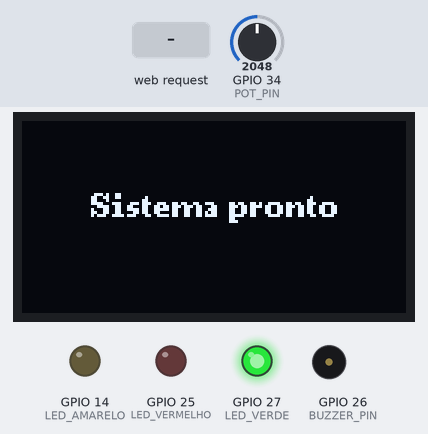
Simulated run of this sketch. Board: ESP32. Parts: 128×64 one-colour display, output pins drawn as LEDs (lit = HIGH), buzzer (waves = sounding). Inputs (shaded band) come from the test bench; at power-on: GPIO 34 (POT_PIN) = 2048. What the sketch prints to the serial monitor is not drawn.

Above: at 3.2 s.
3.3 s: GPIO 34 (POT_PIN) set to 2774
4.8 s: GPIO 34 (POT_PIN) set to 2844
At 5.2 s:
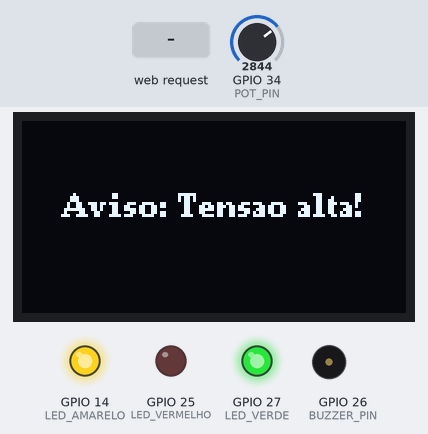
6.3 s: GPIO 34 (POT_PIN) set to 3954
7.8 s: GPIO 34 (POT_PIN) set to 4075
At 8.02 s:
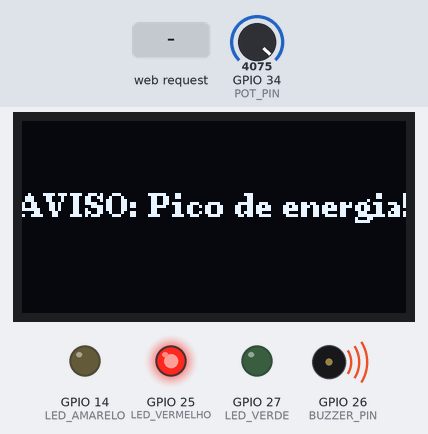
9.7 s: HTTP request GET /toggle received
At 11.0 s:
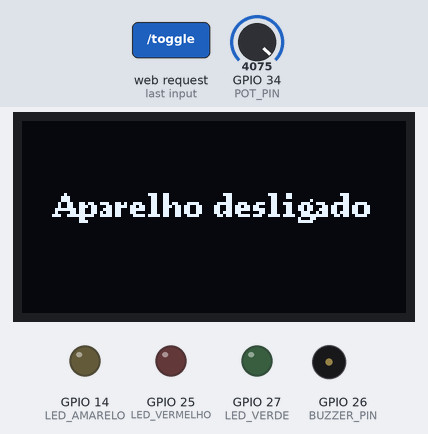
Timing chart, 0 to 12.2 s (numbered marks = the images above; inputs shaded):
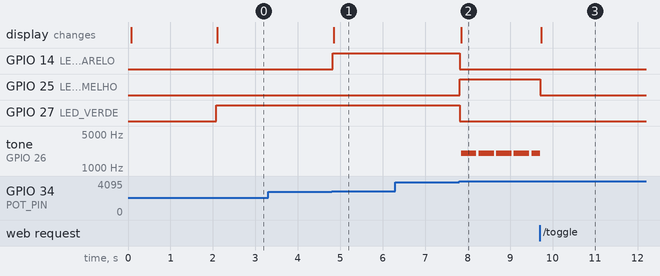

Measured:
- the behaviour switches between 2806 and 2807 on GPIO 34 (POT_PIN) (found by bisection; images 0 and 1)
- the behaviour switches between 4006 and 4007 on GPIO 34 (POT_PIN) (found by bisection; images 1 and 2)
- after the input at 3.3 s, every drawn part: stays the same
- after the input at 4.8 s, GPIO 14 (LED_AMARELO): LOW → HIGH at once; the display: changes after 0.05 s (image 1)
- after the input at 6.3 s, every drawn part: stays the same
- after the input at 7.8 s, GPIO 14 (LED_AMARELO), GPIO 27 (LED_VERDE): HIGH → LOW at once; GPIO 25 (LED_VERMELHO): LOW → HIGH at once; tone on GPIO 26 (BUZZER_PIN): alternates 2000 Hz for 0.36 s and silent for 0.05 s, starting at once; the display: changes at once (image 2)
- after the input at 9.7 s, GPIO 25 (LED_VERMELHO): HIGH → LOW at once; the display: changes at once (image 3)

The sketch:

pico_energia_prototipo.ino
```cpp
#include <WiFi.h>
#include <WebServer.h>
#include <Wire.h>
#include <U8g2lib.h>

#define POT_PIN 34
#define LED_VERDE 27
#define LED_AMARELO 14
#define LED_VERMELHO 25
#define BUZZER_PIN 26

int LIMITE_NORMAL = 700;
int LIMITE_CRITICO = 1000;

U8G2_SSD1306_128X64_NONAME_F_HW_I2C lcd(U8G2_R0, U8X8_PIN_NONE, 22, 21);

int potValor = 0;
bool aparelhoLigado = true;
String statusTensao = "---";

unsigned long tempoInicioAlarme = 0;
unsigned long tempoBeep = 0;
bool estadoBeep = false;

bool precisaReiniciar = false;
unsigned long tempoFimReboot = 0;
const long DURACAO_REBOOT_MS = 3000;

const char* ssid = "projeto_esp32";
const char* password = "12345";

WebServer server(80);

void mostrarMensagemCentral(const char* msg) {
  lcd.clearBuffer();
  lcd.setFont(u8g2_font_ncenB08_tr);
  int larguraTela = 128;
  int alturaTela = 64;
  int larguraMsg = lcd.getStrWidth(msg);
  int x = (larguraTela - larguraMsg) / 2;
  int y = alturaTela / 2;
  lcd.drawStr(x, y, msg);
  lcd.sendBuffer();
}

String paginaHTML() {
  String html = R"rawliteral(
<!DOCTYPE html>
<html>
<head>
<meta charset="UTF-8">
<meta name="viewport" content="width=device-width,initial-scale=1.0">
<title>Painel de Pico de Energia</title>
<style>
/* Adicionando uma keyframe pra fazer o alerta piscar! */
@keyframes blink {
  0% { opacity: 1; }
  50% { opacity: 0.3; }
  100% { opacity: 1; }
}

body {
  font-family: Arial, sans-serif;
  text-align: center;
  background: #2c3e50;
  color: #ecf0f1;
  padding: 20px;
}
.container {
  max-width: 400px;
  margin: 40px auto;
  background: #34495e;
  padding: 25px;
  border-radius: 10px;
  /* A sombra chique pra dar profundidade */
  box-shadow: 0 10px 25px rgba(0,0,0,0.3);
}
h1 { color: #1abc9c; margin-top: 0; }
button {
  padding: 12px 25px;
  border: none;
  border-radius: 5px;
  cursor: pointer;
  font-size: 1em;
  font-weight: bold;
  background: #00d9ff;
  color: #111;
  margin: 10px 0;
  transition: all 0.2s ease;
}
button:hover {
  background: #00b4d8;
  transform: scale(1.05);
  box-shadow: 0 4px 10px rgba(0, 217, 255, 0.2);
}
p { font-size: 1.2em; }

/* Onde a mágica acontece */
#status {
  font-weight: bold;
  font-size: 1.3em;
  padding: 5px 10px;
  border-radius: 5px;
  transition: all 0.3s ease;
}
/* Classes que o JS vai adicionar */
.status-normal { background: #2ecc71; color: #fff; }
.status-perigo {
  background: #e74c3c;
  color: #fff;
  /* AQUI! Ele vai piscar! */
  animation: blink 1s linear infinite;
}
.status-off { background: #95a5a6; color: #2c3e50; }

/* Dando um up no "Valor" */
#valor {
  font-size: 1.5em;
  font-weight: bold;
  color: #1abc9c;
  background: #2c3e50;
  padding: 5px 15px;
  border-radius: 5px;
}

/* Deixando o histórico mais com cara de "log" */
#historico {
  text-align: left;
  margin-top: 20px;
  max-height: 150px;
  overflow-y: auto;
  background: #2c3e50;
  padding: 10px;
  border-radius: 5px;
  font-family: 'Courier New', Courier, monospace;
  font-size: 0.9em;
  border: 1px solid #4a637c;
}
</style>
</head>
<body>
<div class="container">
<h1>Monitor Anti-Pico</h1>
<p>Status: <span id="status">--</span></p>
<p>Valor (Pot): <span id="valor">--</span></p>
<button onclick="toggleAparelho()">Desligar/Ligar Aparelho</button>
<div id="historico"></div>
</div>

<script>
function addHistorico(msg){
  const hist = document.getElementById("historico");
  const agora = new Date().toLocaleTimeString();
  hist.innerHTML = `[${agora}] ${msg}<br>` + hist.innerHTML;
}

function toggleAparelho(){
  fetch('/toggle').then(r=>r.text()).then(msg=>addHistorico(msg));
}

setInterval(()=>{
  fetch("/dados").then(r=>r.json()).then(data=>{
    document.getElementById("valor").innerText = data.valor;

    // --- AQUI ESTÁ A LÓGICA NOVA ---
    const statusEl = document.getElementById("status");
    statusEl.innerText = data.status;

    // 1. Limpa as classes de cor antigas
    statusEl.className = '';

    // 2. Adiciona a classe certa baseada no texto
    if (data.status.includes("NORMAL")) {
      statusEl.classList.add('status-normal');
    } else if (data.status.includes("PICO")) {
      statusEl.classList.add('status-perigo');
    } else {
      // Pra qualquer outro status, tipo "Desligado"
      statusEl.classList.add('status-off');
    }
    // --- FIM DA LÓGICA NOVA ---

    if(data.evento) addHistorico(data.evento);
  });
}, 1000); // 1000ms = 1 segundo
</script>
</body>
</html>
)rawliteral";
  return html;
}

void handleDadosJSON() {
  String evento = "";
  int valorWeb = 0;
  String novoStatus = "";

  if (tempoFimReboot > 0 && millis() < tempoFimReboot) {
    novoStatus = "Reiniciando...";
    valorWeb = 0;
    if (statusTensao != "Reiniciando...") evento = "Sistema estabilizando pós-surto.";
    statusTensao = "Reiniciando...";
  }
  else if (aparelhoLigado) {
    valorWeb = analogRead(POT_PIN);
    valorWeb = map(valorWeb, 0, 4095, 0, 1023);

    if (valorWeb <= LIMITE_NORMAL) novoStatus = "Normal";
    else if (valorWeb <= LIMITE_CRITICO) novoStatus = "Atenção";
    else novoStatus = "Crítico";

    if (novoStatus != statusTensao) {
      evento = "Mudança detectada: " + novoStatus;
      statusTensao = novoStatus;
    }
  } else {
    novoStatus = "Desligado";
    valorWeb = 0;
    statusTensao = "Desligado";
  }

  String json = "{";
  json += "\"valor\":" + String(aparelhoLigado ? valorWeb : 0) + ",";
  json += "\"status\":\"" + statusTensao + "\",";
  json += "\"evento\":\"" + evento + "\"";
  json += "}";
  server.send(200, "application/json", json);
}

void handleToggle() {
  aparelhoLigado = !aparelhoLigado;
  if (!aparelhoLigado) {
    noTone(BUZZER_PIN);
    tempoInicioAlarme = 0;
    estadoBeep = false;
    precisaReiniciar = false;
    tempoFimReboot = 0;
  }
  server.send(200, "text/plain", aparelhoLigado ? "Aparelho LIGADO" : "Aparelho DESLIGADO");
}

void handleRoot() {
  server.send(200, "text/html", paginaHTML());
}

void setup() {
  Serial.begin(115200);
  pinMode(LED_VERDE, OUTPUT);
  pinMode(LED_AMARELO, OUTPUT);
  pinMode(LED_VERMELHO, OUTPUT);
  pinMode(BUZZER_PIN, OUTPUT);

  lcd.begin();
  mostrarMensagemCentral("Iniciando AP...");

  WiFi.softAP(ssid, password);
  IPAddress IP = WiFi.softAPIP();
  Serial.print("Acesse: http://"); Serial.println(IP);

  server.on("/", handleRoot);
  server.on("/dados", handleDadosJSON);
  server.on("/toggle", handleToggle);
  server.begin();

  mostrarMensagemCentral(IP.toString().c_str());
  delay(2000);
}

// ==== LOOP ====
void loop() {
  server.handleClient(); // O garçom não pode parar

  if (!aparelhoLigado) {
    digitalWrite(LED_VERDE, LOW);
    digitalWrite(LED_AMARELO, LOW);
    digitalWrite(LED_VERMELHO, LOW);
    noTone(BUZZER_PIN);
    mostrarMensagemCentral("Aparelho desligado");

    // Reseta TODAS as flags
    tempoInicioAlarme = 0;
    estadoBeep = false;
    precisaReiniciar = false;
    tempoFimReboot = 0;
    return;
  }

  // === LÓGICA DO "REBOOT" (O ANTI-PICO) ===
  // Se o timer de reboot foi ativado...
  if (tempoFimReboot > 0) {
    if (millis() < tempoFimReboot) {
      // Ainda estamos "reiniciando"...
      mostrarMensagemCentral("Reiniciando...");
      digitalWrite(LED_VERDE, LOW);
      digitalWrite(LED_AMARELO, LOW); // Tudo apagado
      digitalWrite(LED_VERMELHO, LOW);
      noTone(BUZZER_PIN);
      return; // Vaza do loop, não lê potenciômetro
    } else {
      // Acabou os 3s!
      tempoFimReboot = 0; // Reseta o timer do reboot
      mostrarMensagemCentral("Sistema OK!");
      delay(500); // Um mini delay SÓ pra gente ver a msg
    }
  }

  // Leitura do potenciômetro para a lógica física
  potValor = analogRead(POT_PIN);
  potValor = map(potValor, 0, 4095, 0, 1023);

  // === Lógica física NÃO-BLOQUEANTE ===

  if (potValor <= LIMITE_NORMAL) {
    // --- Estado Normal ---
    if (precisaReiniciar) {
      // *** ACIONA O REBOOT! ***
      // Ele saiu do Vermelho direto pro Verde!
      tempoFimReboot = millis() + DURACAO_REBOOT_MS; // Começa a contar 3s
      precisaReiniciar = false; // Desarma o gatilho
    } else {
      // Vida normal, nada pra reiniciar
      digitalWrite(LED_VERDE, HIGH);
      digitalWrite(LED_AMARELO, LOW);
      digitalWrite(LED_VERMELHO, LOW);
      mostrarMensagemCentral("Sistema pronto");
    }
    noTone(BUZZER_PIN);
    tempoInicioAlarme = 0;
    estadoBeep = false;

  } else if (potValor <= LIMITE_CRITICO) {
    // --- Estado de Atenção ---
    if (precisaReiniciar) {
      // *** ACIONA O REBOOT! ***
      // Ele saiu do Vermelho pro Amarelo!
      tempoFimReboot = millis() + DURACAO_REBOOT_MS; // Começa a contar 3s
      precisaReiniciar = false; // Desarma o gatilho
    } else {
      // Vida normal, nada pra reiniciar
      digitalWrite(LED_VERDE, HIGH);
      digitalWrite(LED_AMARELO, HIGH);
      digitalWrite(LED_VERMELHO, LOW);
      mostrarMensagemCentral("Aviso: Tensao alta!");
    }
    noTone(BUZZER_PIN);
    tempoInicioAlarme = 0;
    estadoBeep = false;

  } else {
    // --- ESTADO CRÍTICO ---
    digitalWrite(LED_VERDE, LOW);
    digitalWrite(LED_AMARELO, LOW);
    digitalWrite(LED_VERMELHO, HIGH);
    mostrarMensagemCentral("AVISO: Pico de energia!");

    // *** ARMA O GATILHO DO REBOOT ***
    // Avisa que a gente ENTROU no estado crítico
    precisaReiniciar = true;

    // Lógica do alarme (continua a mesma)
    if (tempoInicioAlarme == 0) {
      tempoInicioAlarme = millis();
    }
    if (millis() - tempoInicioAlarme < 4000) {
      if (!estadoBeep && (millis() - tempoBeep > 50)) {
        tone(BUZZER_PIN, 2000);
        estadoBeep = true;
        tempoBeep = millis();
      } else if (estadoBeep && (millis() - tempoBeep > 350)) {
        noTone(BUZZER_PIN);
        estadoBeep = false;
        tempoBeep = millis();
      }
    } else {
      noTone(BUZZER_PIN);
      estadoBeep = false;
    }
  }
}
```
